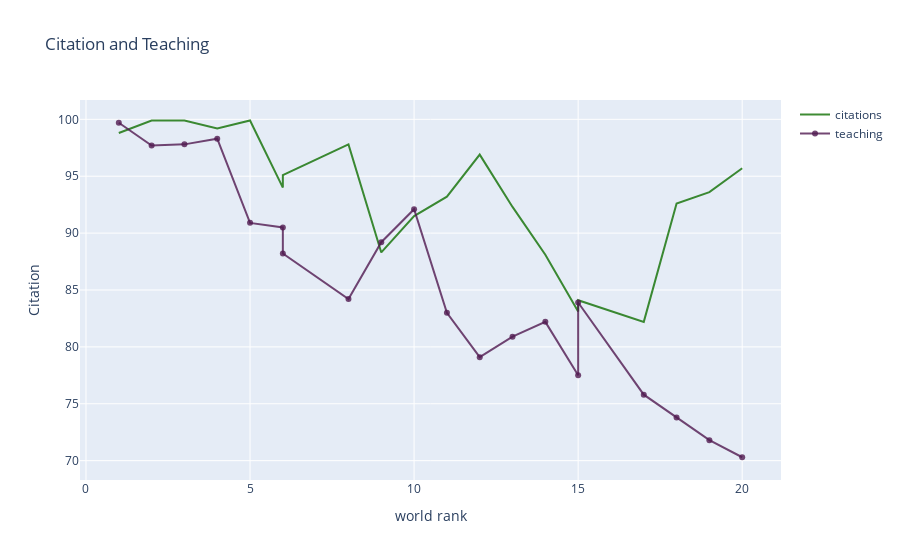

Source (notebook cell):
### Markdown cell above
# Scatter plot and line plots

### Code cell
dat = df.iloc[:20,:]

# Create trace1
trace1 = go.Scatter(
                    x = dat.world_rank,
                    y = dat.citations,
                    mode = 'lines',
                    name = 'citations',
                    marker = dict(color = 'rgba(16,112,2,0.8)'),
                    text = dat.university_name)

# Create trace2
trace2 = go.Scatter(
                    x = dat.world_rank,
                    y = dat.teaching,
                    mode = 'lines+markers',
                    name = 'teaching',
                    marker = dict(color='rgba(80,26,80,0.8)'),
                    text = dat.university_name)
data = [trace1, trace2]
layout = dict(title='Citation and Teaching',
              xaxis=dict(title='world rank',
                         ticklen=5,
                         zeroline=False),
              yaxis= dict(title= 'Citation',
                          ticklen= 5,
                          zeroline= False)
             )
fig = dict(data=data, layout=layout)
iplot(fig)

### Figure 1 — Plotly figure (JSON) as saved in the notebook; plotly's stock layout.template omitted (floating-point values rounded to 4 significant figures)
{"data": [{"marker": {"color": "rgba(16,112,2,0.8)"}, "mode": "lines", "name": "citations", "text": ["Harvard University", "California Institute of Technology", "Massachusetts Institute of Technology", "Stanford University", "Princeton University", "University of Cambridge", "University of Oxford", "University of California, Berkeley", "Imperial College London", "Yale University", "University of California, Los Angeles", "University of Chicago", "Johns Hopkins University", "Cornell University", "ETH Zurich – Swiss Federal Institute of Technology Zurich", "University of Michigan", "University of Toronto", "Columbia University", "University of Pennsylvania", "Carnegie Mellon University"], "type": "scatter", "x": ["1", "2", "3", "4", "5", "6", "6", "8", "9", "10", "11", "12", "13", "14", "15", "15", "17", "18", "19", "20"], "y": [98.8, 99.9, 99.9, 99.2, 99.9, 94, 95.1, 97.8, 88.3, 91.5, 93.2, 96.9, 92.3, 88.1, 83.1, 84.1, 82.2, 92.6, 93.6, 95.7]}, {"marker": {"color": "rgba(80,26,80,0.8)"}, "mode": "lines+markers", "name": "teaching", "text": ["Harvard University", "California Institute of Technology", "Massachusetts Institute of Technology", "Stanford University", "Princeton University", "University of Cambridge", "University of Oxford", "University of California, Berkeley", "Imperial College London", "Yale University", "University of California, Los Angeles", "University of Chicago", "Johns Hopkins University", "Cornell University", "ETH Zurich – Swiss Federal Institute of Technology Zurich", "University of Michigan", "University of Toronto", "Columbia University", "University of Pennsylvania", "Carnegie Mellon University"], "type": "scatter", "x": ["1", "2", "3", "4", "5", "6", "6", "8", "9", "10", "11", "12", "13", "14", "15", "15", "17", "18", "19", "20"], "y": [99.7, 97.7, 97.8, 98.3, 90.9, 90.5, 88.2, 84.2, 89.2, 92.1, 83, 79.1, 80.9, 82.2, 77.5, 83.9, 75.8, 73.8, 71.8, 70.3]}], "layout": {"title": {"text": "Citation and Teaching"}, "xaxis": {"ticklen": 5, "title": {"text": "world rank"}, "zeroline": false}, "yaxis": {"ticklen": 5, "title": {"text": "Citation"}, "zeroline": false}}}
